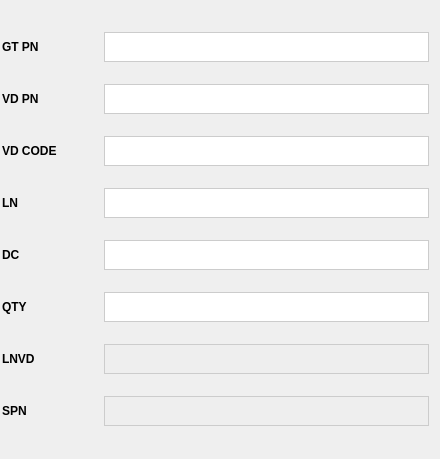
                 <widget class="QWidget" name="Page_2">
                  <widget class="QWidget" name="formLayoutWidget_2">
                   <property name="geometry">
                    <rect>
                     <x>0</x>
                     <y>10</y>
                     <width>431</width>
                     <height>440</height>
                    </rect>
                   </property>
                   <layout class="QFormLayout" name="FormInsert_2">
                    <property name="horizontalSpacing">
                     <number>2</number>
                    </property>
                    <property name="verticalSpacing">
                     <number>2</number>
                    </property>
                    <property name="leftMargin">
                     <number>2</number>
                    </property>
                    <property name="topMargin">
                     <number>2</number>
                    </property>
                    <property name="rightMargin">
                     <number>2</number>
                    </property>
                    <property name="bottomMargin">
                     <number>2</number>
                    </property>
                    <item row="0" column="0">
                     <widget class="QLabel" name="label_38">
                      <property name="minimumSize">
                       <size>
                        <width>100</width>
                        <height>30</height>
                       </size>
                      </property>
                      <property name="font">
                       <font>
                        <family>Segoe UI</family>
                        <pointsize>9</pointsize>
                        <weight>75</weight>
                        <bold>true</bold>
                       </font>
                      </property>
                      <property name="styleSheet">
                       <string notr="true">c</string>
                      </property>
                      <property name="text">
                       <string>GT PN</string>
                      </property>
                     </widget>
                    </item>
                    <item row="0" column="1">
                     <widget class="QPlainTextEdit" name="txt_PN_2">
                      <property name="minimumSize">
                       <size>
                        <width>0</width>
                        <height>20</height>
                       </size>
                      </property>
                      <property name="maximumSize">
                       <size>
                        <width>16777215</width>
                        <height>30</height>
                       </size>
                      </property>
                      <property name="font">
                       <font>
                        <pointsize>-1</pointsize>
                       </font>
                      </property>
                      <property name="styleSheet">
                       <string notr="true">border: 1px solid #ccc; font-size: 14px;</string>
                      </property>
                     </widget>
                    </item>
                    <item row="1" column="0">
                     <widget class="QLabel" name="label_26">
                      <property name="minimumSize">
                       <size>
                        <width>100</width>
                        <height>30</height>
                       </size>
                      </property>
                      <property name="font">
                       <font>
                        <family>Segoe UI</family>
                        <pointsize>9</pointsize>
                        <weight>75</weight>
                        <bold>true</bold>
                       </font>
                      </property>
                      <property name="styleSheet">
                       <string notr="true">c</string>
                      </property>
                      <property name="text">
                       <string>VD PN</string>
                      </property>
                     </widget>
                    </item>
                    <item row="1" column="1">
                     <widget class="QPlainTextEdit" name="txt_VDPN_2">
                      <property name="minimumSize">
                       <size>
                        <width>0</width>
                        <height>20</height>
                       </size>
                      </property>
                      <property name="maximumSize">
                       <size>
                        <width>16777215</width>
                        <height>30</height>
                       </size>
                      </property>
                      <property name="font">
                       <font>
                        <pointsize>-1</pointsize>
                       </font>
                      </property>
                      <property name="styleSheet">
                       <string notr="true">border: 1px solid #ccc; font-size: 14px;</string>
                      </property>
                     </widget>
                    </item>
                    <item row="2" column="0">
                     <widget class="QLabel" name="label_27">
                      <property name="minimumSize">
                       <size>
                        <width>100</width>
                        <height>30</height>
                       </size>
                      </property>
                      <property name="font">
                       <font>
                        <family>Segoe UI</family>
                        <pointsize>9</pointsize>
                        <weight>75</weight>
                        <bold>true</bold>
                       </font>
                      </property>
                      <property name="styleSheet">
                       <string notr="true">c</string>
                      </property>
                      <property name="text">
                       <string>VD CODE</string>
                      </property>
                     </widget>
                    </item>
                    <item row="2" column="1">
                     <widget class="QPlainTextEdit" name="txt_VDCODE_2">
                      <property name="minimumSize">
                       <size>
                        <width>0</width>
                        <height>20</height>
                       </size>
                      </property>
                      <property name="maximumSize">
                       <size>
                        <width>16777215</width>
                        <height>30</height>
                       </size>
                      </property>
                      <property name="font">
                       <font>
                        <pointsize>-1</pointsize>
                       </font>
                      </property>
                      <property name="styleSheet">
                       <string notr="true">border: 1px solid #ccc; font-size: 14px;</string>
                      </property>
                     </widget>
                    </item>
                    <item row="3" column="0">
                     <widget class="QLabel" name="label_28">
                      <property name="minimumSize">
                       <size>
                        <width>100</width>
                        <height>30</height>
                       </size>
                      </property>
                      <property name="font">
                       <font>
                        <family>Segoe UI</family>
                        <pointsize>9</pointsize>
                        <weight>75</weight>
                        <bold>true</bold>
                       </font>
                      </property>
                      <property name="styleSheet">
                       <string notr="true">c</string>
                      </property>
                      <property name="text">
                       <string>LN</string>
                      </property>
                     </widget>
                    </item>
                    <item row="3" column="1">
                     <widget class="QPlainTextEdit" name="txt_LN_2">
                      <property name="minimumSize">
                       <size>
                        <width>0</width>
                        <height>20</height>
                       </size>
                      </property>
                      <property name="maximumSize">
                       <size>
                        <width>16777215</width>
                        <height>30</height>
                       </size>
                      </property>
                      <property name="font">
                       <font>
                        <pointsize>-1</pointsize>
                       </font>
                      </property>
                      <property name="styleSheet">
                       <string notr="true">border: 1px solid #ccc; font-size: 14px;</string>
                      </property>
                     </widget>
                    </item>
                    <item row="4" column="0">
                     <widget class="QLabel" name="label_29">
                      <property name="minimumSize">
                       <size>
                        <width>100</width>
                        <height>30</height>
                       </size>
                      </property>
                      <property name="font">
                       <font>
                        <family>Segoe UI</family>
                        <pointsize>9</pointsize>
                        <weight>75</weight>
                        <bold>true</bold>
                       </font>
                      </property>
                      <property name="styleSheet">
                       <string notr="true">c</string>
                      </property>
                      <property name="text">
                       <string>DC</string>
                      </property>
                     </widget>
                    </item>
                    <item row="4" column="1">
                     <widget class="QPlainTextEdit" name="txt_DC_2">
                      <property name="minimumSize">
                       <size>
                        <width>0</width>
                        <height>20</height>
                       </size>
                      </property>
                      <property name="maximumSize">
                       <size>
                        <width>16777215</width>
                        <height>30</height>
                       </size>
                      </property>
                      <property name="font">
                       <font>
                        <pointsize>-1</pointsize>
                       </font>
                      </property>
                      <property name="styleSheet">
                       <string notr="true">border: 1px solid #ccc; font-size: 14px;</string>
                      </property>
                     </widget>
                    </item>
                    <item row="5" column="0">
                     <widget class="QLabel" name="label_30">
                      <property name="minimumSize">
                       <size>
                        <width>100</width>
                        <height>30</height>
                       </size>
                      </property>
                      <property name="font">
                       <font>
                        <family>Segoe UI</family>
                        <pointsize>9</pointsize>
                        <weight>75</weight>
                        <bold>true</bold>
                       </font>
                      </property>
                      <property name="styleSheet">
                       <string notr="true">c</string>
                      </property>
                      <property name="text">
                       <string>QTY</string>
                      </property>
                     </widget>
                    </item>
                    <item row="5" column="1">
                     <widget class="QPlainTextEdit" name="txt_QTY_2">
                      <property name="minimumSize">
                       <size>
                        <width>0</width>
                        <height>20</height>
                       </size>
                      </property>
                      <property name="maximumSize">
                       <size>
                        <width>16777215</width>
                        <height>30</height>
                       </size>
                      </property>
                      <property name="font">
                       <font>
                        <pointsize>-1</pointsize>
                       </font>
                      </property>
                      <property name="styleSheet">
                       <string notr="true">border: 1px solid #ccc; font-size: 14px;</string>
                      </property>
                     </widget>
                    </item>
                    <item row="6" column="0">
                     <widget class="QLabel" name="label_36">
                      <property name="minimumSize">
                       <size>
                        <width>100</width>
                        <height>30</height>
                       </size>
                      </property>
                      <property name="font">
                       <font>
                        <family>Segoe UI</family>
                        <pointsize>9</pointsize>
                        <weight>75</weight>
                        <bold>true</bold>
                       </font>
                      </property>
                      <property name="styleSheet">
                       <string notr="true">c</string>
                      </property>
                      <property name="text">
                       <string>LNVD</string>
                      </property>
                     </widget>
                    </item>
                    <item row="6" column="1">
                     <widget class="QPlainTextEdit" name="txt_LNVD_2">
                      <property name="enabled">
                       <bool>false</bool>
                      </property>
                      <property name="minimumSize">
                       <size>
                        <width>0</width>
                        <height>20</height>
                       </size>
                      </property>
                      <property name="maximumSize">
                       <size>
                        <width>16777215</width>
                        <height>30</height>
                       </size>
                      </property>
                      <property name="font">
                       <font>
                        <pointsize>-1</pointsize>
                       </font>
                      </property>
                      <property name="styleSheet">
                       <string notr="true">border: 1px solid #ccc; font-size: 14px; background-color:#eee</string>
                      </property>
                     </widget>
                    </item>
                    <item row="7" column="0">
                     <widget class="QLabel" name="label_37">
                      <property name="minimumSize">
                       <size>
                        <width>100</width>
                        <height>30</height>
                       </size>
                      </property>
                      <property name="font">
                       <font>
                        <family>Segoe UI</family>
                        <pointsize>9</pointsize>
                        <weight>75</weight>
                        <bold>true</bold>
                       </font>
                      </property>
                      <property name="styleSheet">
                       <string notr="true">c</string>
                      </property>
                      <property name="text">
                       <string>SPN</string>
                      </property>
                     </widget>
                    </item>
                    <item row="7" column="1">
                     <widget class="QPlainTextEdit" name="txt_SPN_2">
                      <property name="enabled">
                       <bool>false</bool>
                      </property>
                      <property name="minimumSize">
                       <size>
                        <width>0</width>
                        <height>20</height>
                       </size>
                      </property>
                      <property name="maximumSize">
                       <size>
                        <width>16777215</width>
                        <height>30</height>
                       </size>
                      </property>
                      <property name="font">
                       <font>
                        <pointsize>-1</pointsize>
                       </font>
                      </property>
                      <property name="styleSheet">
                       <string notr="true">border: 1px solid #ccc; font-size: 14px; background-color:#eee</string>
                      </property>
                     </widget>
                    </item>
                   </layout>
                  </widget>
                 </widget>
